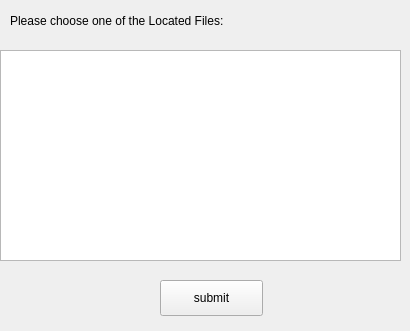
<?xml version="1.0" encoding="UTF-8"?>
<ui version="4.0">
 <class>Form</class>
 <widget class="QWidget" name="Form">
  <property name="geometry">
   <rect>
    <x>0</x>
    <y>0</y>
    <width>410</width>
    <height>331</height>
   </rect>
  </property>
  <property name="windowTitle">
   <string>Form</string>
  </property>
  <widget class="QLabel" name="FoundFile">
   <property name="geometry">
    <rect>
     <x>10</x>
     <y>10</y>
     <width>271</width>
     <height>21</height>
    </rect>
   </property>
   <property name="text">
    <string>Please choose one of the Located Files:</string>
   </property>
  </widget>
  <widget class="QPushButton" name="SubmitButton">
   <property name="geometry">
    <rect>
     <x>160</x>
     <y>280</y>
     <width>103</width>
     <height>36</height>
    </rect>
   </property>
   <property name="text">
    <string>submit</string>
   </property>
  </widget>
  <widget class="QListWidget" name="listWidget">
   <property name="geometry">
    <rect>
     <x>0</x>
     <y>50</y>
     <width>401</width>
     <height>211</height>
    </rect>
   </property>
  </widget>
 </widget>
 <resources/>
 <connections/>
</ui>
